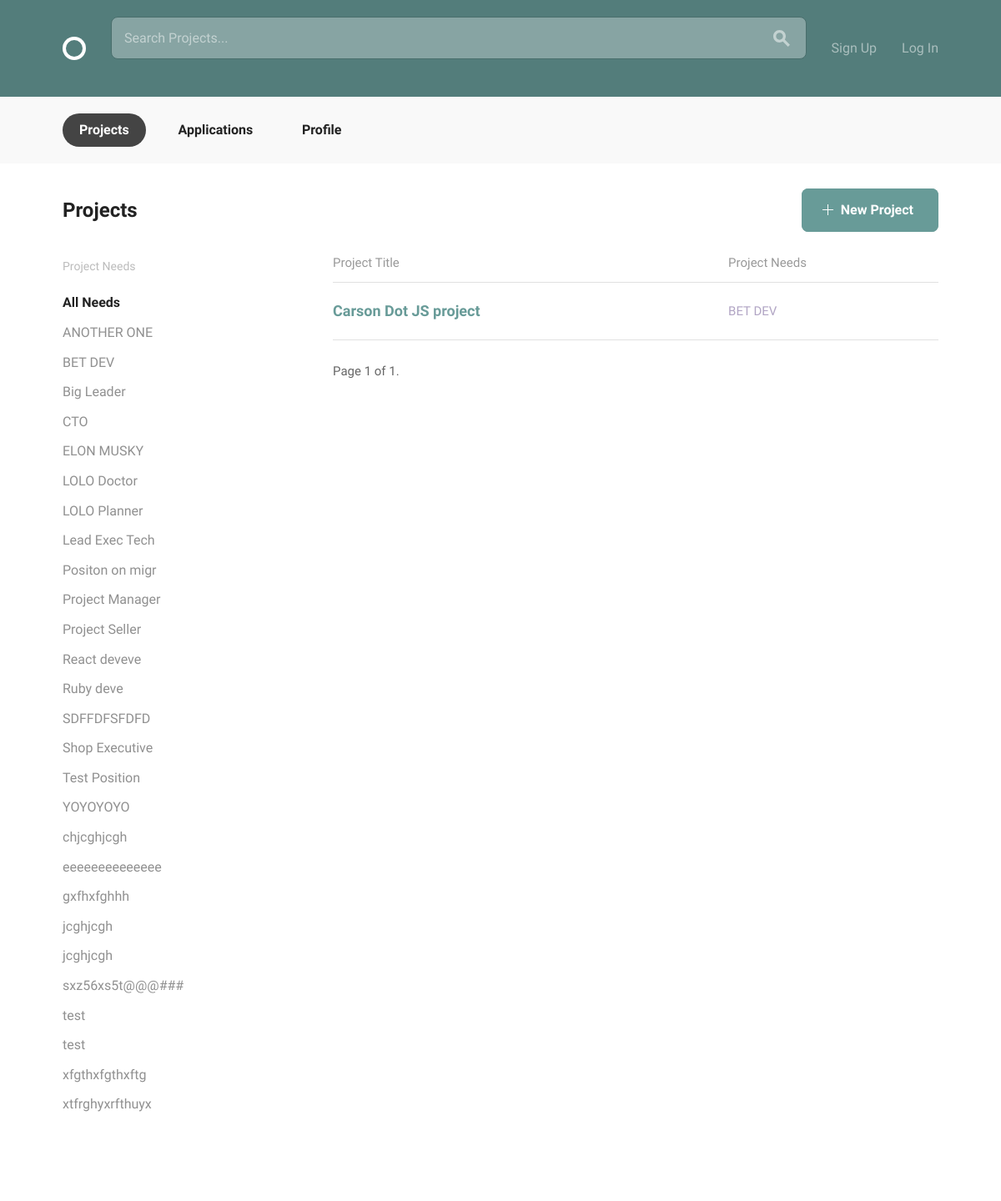
Screenshot of /projects/?position=BET DEV with the database file from the repository.
### projects/models.py (models this page shows, shortened)
class Position(models.Model):
    project_master = models.ForeignKey(Project, on_delete=models.CASCADE, related_name="position_set", null=True)
    position_title = models.CharField(max_length=15)
    position_description = models.CharField(max_length=150)
    skills = models.ManyToManyField('accounts.Skill')
    class Meta:
        ordering = ['position_title']

class Project(models.Model):
    owner = models.ForeignKey(settings.AUTH_USER_MODEL, on_delete=models.CASCADE, null=True)
    title = models.CharField(max_length=30)
    slug = models.SlugField(null=True)
    description = models.CharField(max_length=150)
    timeline = models.CharField(max_length=30)
    requirements = models.CharField(max_length=150)
    date_created = models.DateTimeField(default=timezone.now)
    positions = models.ManyToManyField('Position', related_name="projects", default=None)
    count = models.IntegerField(null=True, default=0)
    class Meta:
        ordering = ['-date_created']

### projects/views.py (the view)
# urls.py: path('', views.ProjectList.as_view(), name='projects'),
class ProjectList(ListView):
    model = Project
    template_name = "project_list.html"
    context_object_name = "projects"
    paginate_by = 20
    def get_queryset(self):
        position_val = self.request.GET.get('position','')
        if position_val == '':
            return Project.objects.all()
        else:
            projects = Project.objects.filter(position_set__position_title=position_val)
            return projects
    def get_context_data(self, **kwargs):
        context = super().get_context_data(**kwargs)
        context['now'] = timezone.now()
        context['positions_list'] = Position.objects.all()
        return context

### projects/templates/project_list.html (shortened to what this page needs)
{% extends 'layout.html' %}
{% block body_content %}
  <body>
    <div class="circle--actions--bar">
      <nav class="bounds">
        <ul class="circle--pill--list">
          <li><a class="selected" href="{% url 'projects:projects' %}">Projects</a></li>
          <li><a href="{% url 'projects:applications_list' %}">Applications</a></li>
          <li><a href="{% url 'accounts:profile' %}">Profile</a></li>
        </ul>
      </nav>
    </div>
    <div class="bounds circle--page">
      <div class="circle--page--header circle--fluid">
        <div class="circle--fluid--cell circle--fluid--primary">
          <h2>Projects</h2>
        </div>
        <div class="circle--fluid--cell circle--fluid--secondary">
          <a class="button button-primary icon-on-left"  href="{% url 'projects:project_create' %}">
            <svg version="1.1" xmlns="http://www.w3.org/2000/svg" xmlns:xlink="http://www.w3.org/1999/xlink" x="0px" y="0px" viewBox="0 0 13 13" style="enable-background:new 0 0 13 13;" xml:space="preserve" class="add">
              <polygon points="7,6 7,0 6,0 6,6 0,6 0,7 6,7 6,13 7,13 7,7 13,7 13,6 "/>
            </svg>
            New Project
          </a>
        </div>
      </div>
      <div class="grid-25">
        <div class="circle--filter circle--secondary--module">
          <h4>Project Needs</h4>
          <ul class="circle--filter--list">
            <li><a class="selected">All Needs</a></li>
            {% for position in positions_list %}
            <li><a href="{{ request.path }}?position={{ position.position_title | urlencode }}">{{ position.position_title }}</a></li>
            {% endfor %}
          </ul>
        </div>
      </div>
      <div class="grid-70 grid-push-5">
        <table class="u-full-width circle--table">
          <thead>
            <tr>
              <th>Project Title</th>
              <th class="circle--cell--right">Project Needs</th>
            </tr>
          </thead>
          {% for project in projects %}
          <tbody>
            <tr class="clickable-row" data-href="{% url 'projects:project_details' slug=project.slug %}">
              <td>
                <h3>{{project.title}}</h3>
              </td>
              <td class="circle--cell--right">
                {% for position in project.position_set.all %}
                <span class="secondary-label">{{ position.position_title }}</span>
                {% endfor %}
              </td>
            </tr>
          </tbody>
          {% endfor %}
        </table>
          <div class="pagination">
              <span class="step-links">
                  <span class="current">
                      Page {{ page_obj.number }} of {{ page_obj.paginator.num_pages }}.
                  </span>
              </span>
          </div>
      </div>
    </div>
  </body>
{% endblock %}

### rows the page displays
Position: position_title "ANOTHER ONE"
Position: position_title "BET DEV"
Position: position_title "Big Leader"
Position: position_title "CTO"
Position: position_title "ELON MUSKY"
Position: position_title "LOLO Doctor"
Position: position_title "LOLO Planner"
Position: position_title "Lead Exec Tech"
Position: position_title "Positon on migr"
Position: position_title "Project Manager"
Position: position_title "Project Seller"
Position: position_title "React deveve"
Position: position_title "Ruby deve"
Position: position_title "SDFFDFSFDFD"
Position: position_title "Shop Executive"
Position: position_title "Test Position"
Position: position_title "YOYOYOYO"
Position: position_title "chjcghjcgh"
Position: position_title "eeeeeeeeeeeeee"
Position: position_title "gxfhxfghhh"
Position: position_title "jcghjcgh"
Position: position_title "jcghjcgh"
Position: position_title "sxz56xs5t@@@###"
Position: position_title "test"
Position: position_title "test"
Position: position_title "xfgthxfgthxftg"
Position: position_title "xtfrghyxrfthuyx"
Project: title "Carson Dot JS project"

### other values shown
{{ page_obj.number }} "1"
{{ page_obj.paginator.num_pages }} "1"
